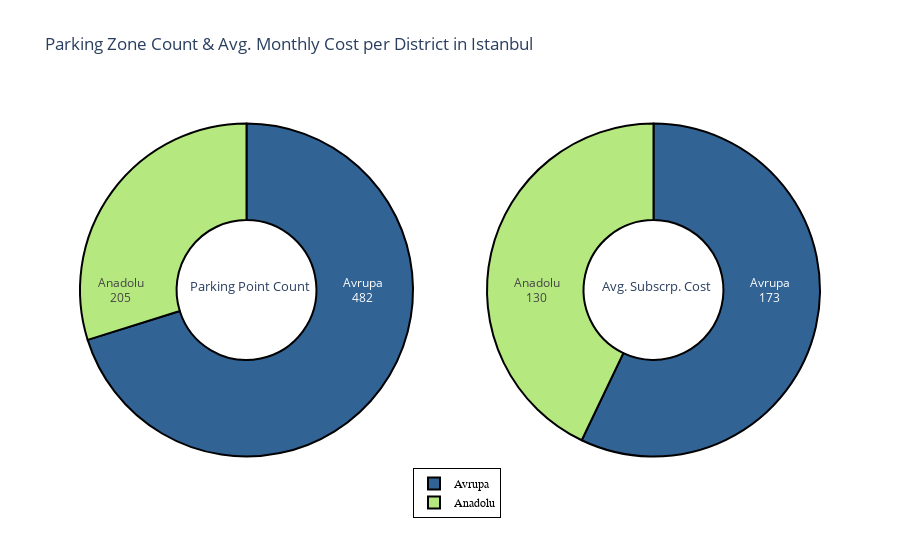

Source (notebook cell):
### Code cell
# Parking zone count per side 
side_name = df.groupby("bölge")["lokasyon_id"].count().sort_values(ascending=False).index
side_park_count = df.groupby("bölge")["lokasyon_id"].count().sort_values(ascending=False).values

# Avg monthly subscription cost per side 
side_name_cost = df.groupby("bölge")["aylık_abonelik_ücreti"].mean().round(0).sort_values(ascending=False).index
side_avg_cost = df.groupby("bölge")["aylık_abonelik_ücreti"].mean().round(0).sort_values(ascending=False).values


colors = ["#316395", "#B6E880"]
fig = make_subplots(rows=1, cols=2, specs = [[{'type':'domain'}, {'type':'domain'}]])

fig.add_trace(go.Pie(labels=side_name, values=side_park_count, textinfo='label+value',
                             insidetextorientation='radial', hole=.42,
                             marker=dict(colors=colors, line=dict(color='#000000', width=2))
                            ),row=1, col=1)

fig.add_trace(go.Pie(labels=side_name_cost, values=side_avg_cost, textinfo='label+value',
                             insidetextorientation='radial', hole=.42,
                             marker=dict(colors=colors, line=dict(color='#000000', width=2))
                            ), row=1, col=2)
fig.update_layout(

    title = "Parking Zone Count & Avg. Monthly Cost per District in Istanbul",
    legend=dict(
        x=0.45,
        y=-0.1,
        traceorder="normal",
        font=dict(
            family="sans-serif",
            size=12,
            color="black"
        ),
        bgcolor="White",
        bordercolor="Black",
        borderwidth=1
    ),
    
    annotations=[dict(text='Parking Point Count', x=0.146, y=0.51, font_size=13, showarrow=False),
                 dict(text='Avg. Subscrp. Cost', x=0.855, y=0.51, font_size=13, showarrow=False)]
)

fig.show()

### Figure 1 — Plotly figure (JSON) as saved in the notebook; plotly's stock layout.template omitted (floating-point values rounded to 4 significant figures)
{"data": [{"domain": {"x": [0, 0.45], "y": [0, 1]}, "hole": 0.42, "insidetextorientation": "radial", "labels": ["Avrupa", "Anadolu"], "marker": {"colors": ["#316395", "#B6E880"], "line": {"color": "#000000", "width": 2}}, "textinfo": "label+value", "type": "pie", "values": [482, 205]}, {"domain": {"x": [0.55, 1], "y": [0, 1]}, "hole": 0.42, "insidetextorientation": "radial", "labels": ["Avrupa", "Anadolu"], "marker": {"colors": ["#316395", "#B6E880"], "line": {"color": "#000000", "width": 2}}, "textinfo": "label+value", "type": "pie", "values": [173, 130]}], "layout": {"annotations": [{"font": {"size": 13}, "showarrow": false, "text": "Parking Point Count", "x": 0.146, "y": 0.51}, {"font": {"size": 13}, "showarrow": false, "text": "Avg. Subscrp. Cost", "x": 0.855, "y": 0.51}], "legend": {"bgcolor": "White", "bordercolor": "Black", "borderwidth": 1, "font": {"color": "black", "family": "sans-serif", "size": 12}, "traceorder": "normal", "x": 0.45, "y": -0.1}, "title": {"text": "Parking Zone Count & Avg. Monthly Cost per District in Istanbul"}}}
